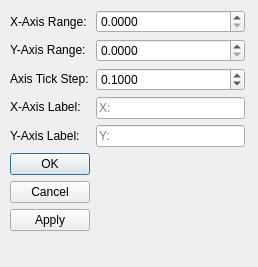
<?xml version="1.0" encoding="UTF-8"?>
<ui version="4.0">
 <class>CartesianGraphSettingsDlg</class>
 <widget class="QDialog" name="CartesianGraphSettingsDlg">
  <property name="enabled">
   <bool>true</bool>
  </property>
  <property name="geometry">
   <rect>
    <x>0</x>
    <y>0</y>
    <width>258</width>
    <height>267</height>
   </rect>
  </property>
  <property name="windowTitle">
   <string>Dialog</string>
  </property>
  <widget class="QWidget" name="formLayoutWidget">
   <property name="geometry">
    <rect>
     <x>10</x>
     <y>10</y>
     <width>235</width>
     <height>247</height>
    </rect>
   </property>
   <layout class="QFormLayout" name="formLayout">
    <item row="0" column="0">
     <layout class="QVBoxLayout" name="verticalLayout">
      <item>
       <widget class="QLabel" name="label">
        <property name="text">
         <string>X-Axis Range:</string>
        </property>
       </widget>
      </item>
      <item>
       <widget class="QLabel" name="label_2">
        <property name="text">
         <string>Y-Axis Range:</string>
        </property>
       </widget>
      </item>
      <item>
       <widget class="QLabel" name="label_3">
        <property name="text">
         <string>Axis Tick Step:</string>
        </property>
       </widget>
      </item>
      <item>
       <widget class="QLabel" name="label_5">
        <property name="text">
         <string>X-Axis Label: </string>
        </property>
       </widget>
      </item>
      <item>
       <widget class="QLabel" name="label_4">
        <property name="text">
         <string>Y-Axis Label:</string>
        </property>
       </widget>
      </item>
     </layout>
    </item>
    <item row="0" column="1">
     <layout class="QVBoxLayout" name="verticalLayout_2">
      <item>
       <widget class="QDoubleSpinBox" name="spnXAxisRange">
        <property name="whatsThis">
         <string>Determines a +/- range. E.g.: a value of 400, means +/- 400</string>
        </property>
        <property name="decimals">
         <number>4</number>
        </property>
        <property name="maximum">
         <double>999999.000000000000000</double>
        </property>
        <property name="singleStep">
         <double>0.100000000000000</double>
        </property>
       </widget>
      </item>
      <item>
       <widget class="QDoubleSpinBox" name="spnYAxisRange">
        <property name="whatsThis">
         <string>Determines a +/- range. E.g.: a value of 400, means +/- 400</string>
        </property>
        <property name="decimals">
         <number>4</number>
        </property>
        <property name="maximum">
         <double>999999.000000000000000</double>
        </property>
        <property name="singleStep">
         <double>0.100000000000000</double>
        </property>
       </widget>
      </item>
      <item>
       <widget class="QDoubleSpinBox" name="spnAxisTickStep">
        <property name="whatsThis">
         <string>Determines the step of values in the range.. Defaults to 1/10th of the range.</string>
        </property>
        <property name="decimals">
         <number>4</number>
        </property>
        <property name="minimum">
         <double>0.000100000000000</double>
        </property>
        <property name="maximum">
         <double>9999.999900000000707</double>
        </property>
        <property name="singleStep">
         <double>0.100000000000000</double>
        </property>
        <property name="value">
         <double>0.100000000000000</double>
        </property>
       </widget>
      </item>
      <item>
       <widget class="QLineEdit" name="lblXAxisLabel">
        <property name="maxLength">
         <number>25</number>
        </property>
        <property name="placeholderText">
         <string>X: </string>
        </property>
       </widget>
      </item>
      <item>
       <widget class="QLineEdit" name="lblYAxisLabel">
        <property name="maxLength">
         <number>25</number>
        </property>
        <property name="placeholderText">
         <string>Y: </string>
        </property>
       </widget>
      </item>
     </layout>
    </item>
    <item row="1" column="0">
     <widget class="QDialogButtonBox" name="buttonBox">
      <property name="enabled">
       <bool>true</bool>
      </property>
      <property name="orientation">
       <enum>Qt::Vertical</enum>
      </property>
      <property name="standardButtons">
       <set>QDialogButtonBox::Apply|QDialogButtonBox::Cancel|QDialogButtonBox::Ok</set>
      </property>
     </widget>
    </item>
   </layout>
  </widget>
 </widget>
 <tabstops>
  <tabstop>spnXAxisRange</tabstop>
  <tabstop>spnYAxisRange</tabstop>
  <tabstop>spnAxisTickStep</tabstop>
  <tabstop>lblXAxisLabel</tabstop>
  <tabstop>lblYAxisLabel</tabstop>
 </tabstops>
 <resources/>
 <connections>
  <connection>
   <sender>buttonBox</sender>
   <signal>accepted()</signal>
   <receiver>CartesianGraphSettingsDlg</receiver>
   <slot>accept()</slot>
   <hints>
    <hint type="sourcelabel">
     <x>270</x>
     <y>170</y>
    </hint>
    <hint type="destinationlabel">
     <x>157</x>
     <y>199</y>
    </hint>
   </hints>
  </connection>
  <connection>
   <sender>buttonBox</sender>
   <signal>rejected()</signal>
   <receiver>CartesianGraphSettingsDlg</receiver>
   <slot>reject()</slot>
   <hints>
    <hint type="sourcelabel">
     <x>296</x>
     <y>170</y>
    </hint>
    <hint type="destinationlabel">
     <x>286</x>
     <y>199</y>
    </hint>
   </hints>
  </connection>
 </connections>
</ui>
